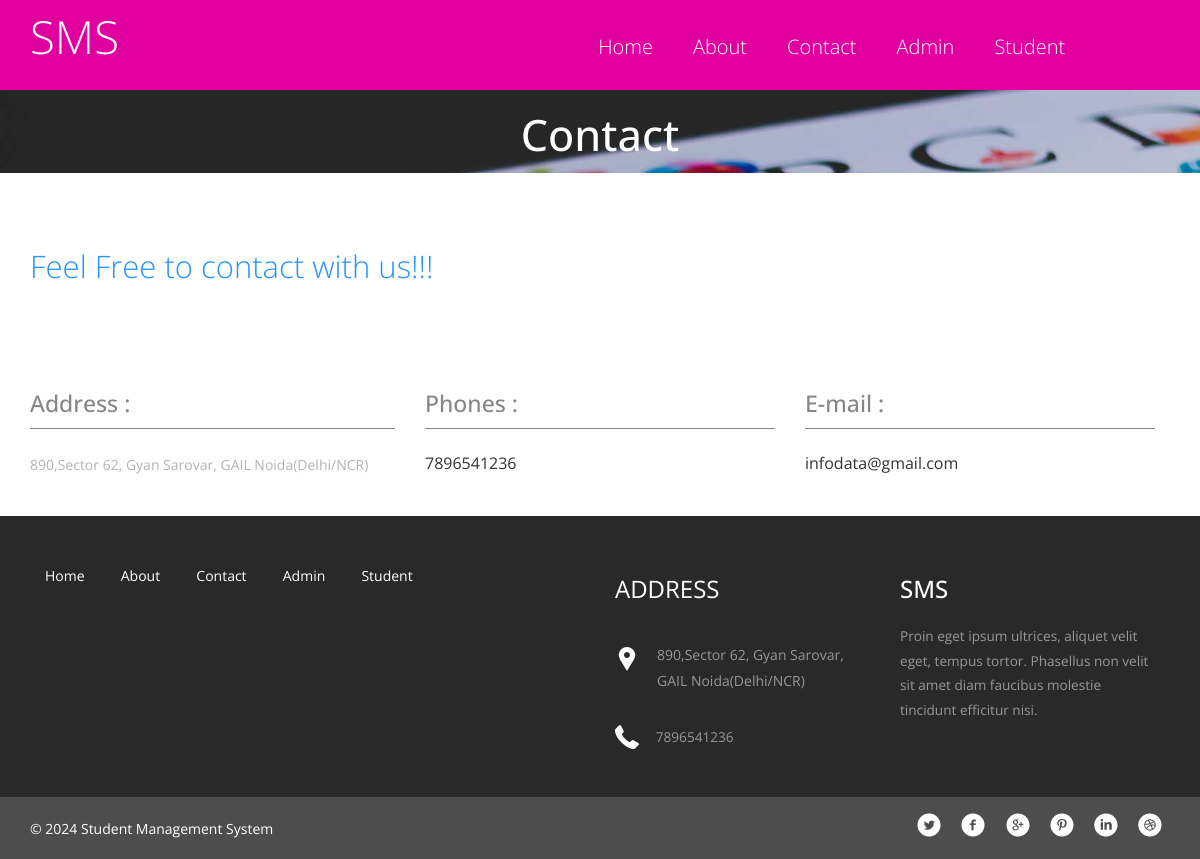
The page /contact.php on the database its author committed.
### tables this page shows
CREATE TABLE `tblpage` (
  `ID` int(10) NOT NULL,
  `PageType` varchar(200) DEFAULT NULL,
  `PageTitle` mediumtext DEFAULT NULL,
  `PageDescription` mediumtext DEFAULT NULL,
  `Email` varchar(200) DEFAULT NULL,
  `MobileNumber` bigint(10) DEFAULT NULL,
  `UpdationDate` date DEFAULT NULL
);

### contact.php (the view, shortened to what this page needs)
<?php
include('includes/dbconnection.php');
?>
<!doctype html>
<html>
<head>
<link href="css/bootstrap.css" rel="stylesheet" type="text/css" media="all">
<link href="css/style.css" rel="stylesheet" type="text/css"/>
</head>
	<body>
		<?php include_once('includes/header.php');?>
<div class="banner banner5">
	<div class="container">
	<h2>Contact</h2>
	</div>
</div>
		<div class="contact">
			<div class="container">
				<div class="contact-info">
					<h3 class="c-text">Feel Free to contact with us!!!</h3>
				</div>
				<div class="contact-grids">
					<?php
$sql="SELECT * from tblpage where PageType='contactus'";
$query = $dbh -> prepare($sql);
$query->execute();
$results=$query->fetchAll(PDO::FETCH_OBJ);
$cnt=1;
if($query->rowCount() > 0)
{
foreach($results as $row)
{               ?>
					<div class="col-md-4 contact-grid-left">
						<h3>Address :</h3>
						<p><?php  echo htmlentities($row->PageDescription);?>
						</p>
					</div>
					<div class="col-md-4 contact-grid-middle">
						<h3>Phones :</h3>
						<p><?php  echo htmlentities($row->MobileNumber);?>
						</p>
					</div>
					<div class="col-md-4 contact-grid-right">
						<h3>E-mail :</h3>
						<p><?php  echo htmlentities($row->Email);?>
						</p>
					</div>
					<div class="clearfix"> </div>
					<?php $cnt=$cnt+1;}} ?>
				</div>
			</div>
		</div>
<?php include_once('includes/footer.php');?>
	</body>
</html>

### includes/footer.php (shortened to what this page needs)
<div class="footer">
    <div class="container">
      <div class="col-md-6 footer-left">
        <ul>
          <li><a href="index.php">Home</a></li>
          <li><a href="about.php">About</a></li>
          <li><a href="contact.php">Contact</a></li>
          <li><a href="admin/login.php">Admin</a></li>
          <li><a href="user/login.php">Student</a></li>
        </ul>
      </div>
      <div class="col-md-3 footer-middle">
        <?php
            $sql="SELECT * from tblpage where PageType='contactus'";
            $query = $dbh -> prepare($sql);
            $query->execute();
            $results=$query->fetchAll(PDO::FETCH_OBJ);
            $cnt=1;
            if($query->rowCount() > 0)
            {
            foreach($results as $row)
            {               ?>
        <h3>Address</h3>
        <div class="address">
          <p><?php  echo htmlentities($row->PageDescription);?>
          </p>
        </div>
        <div class="phone">
          <p><?php  echo htmlentities($row->MobileNumber);?></p>
        </div>
      <?php $cnt=$cnt+1;}} ?></div>
      <div class="col-md-3 footer-right">
        <h3>SMS</h3>
        <p>Proin eget ipsum ultrices, aliquet velit eget, tempus tortor. Phasellus non velit sit amet diam faucibus molestie tincidunt efficitur nisi.</p>
      </div>
      <div class="clearfix"> </div>
    </div>
  </div>
<div class="copyright">
    <div class="container">
      <div class="copyright-left">
      <p>© <?php echo date('Y');?> Student Management System </p>
      </div>
      <div class="copyright-right">
        <ul>
          <li><a href="#" class="twitter"> </a></li>
          <li><a href="#" class="twitter facebook"> </a></li>
          <li><a href="#" class="twitter chrome"> </a></li>
          <li><a href="#" class="twitter pinterest"> </a></li>
          <li><a href="#" class="twitter linkedin"> </a></li>
          <li><a href="#" class="twitter dribbble"> </a></li>
        </ul>
      </div>
      <div class="clearfix"> </div>
    </div>
  </div>

### css/style.css (style rules this page uses)
html, body { font-family: 'Open Sans', sans-serif; font-size: 100%; background: #FFf; }
body a { transition:0.5s all; -webkit-transition:0.5s all; -moz-transition:0.5s all; -o-transition:0.5s all; -ms-transition:0.5s all; }
h1,h2,h3,h4,h5,h6 { margin:0; }
p { margin:0; font-family: 'Open Sans', sans-serif; }
ul { margin:0; padding:0; }
.banner { background:url(../images/banner.jpg); background-size:cover; min-height:650px; padding-top:0em !important; text-align:center; }
.footer { padding:3em 0; background:#292929; }
.footer-left ul { padding:0; margin:0; }
.footer-left ul li { display:inline-block; margin:0 1em; }
.footer-left ul li:nth-child(1) { margin-left:0; }
.footer-left ul li a { color:#FFF; font-size:14px; }
.footer-middle h3 { color: #FFFFFF; font-size: 1.5em; font-weight: 400; margin: 0; text-transform: uppercase; }
.footer-right p { color: #989898; font-size: .85em; margin: .5em 0 0 0; line-height: 1.8em; font-weight: 400; }
.address p { color: #989898; font-size: 14px; line-height: 1.8em; padding-left: 3em; margin: 2em 0 0 0; background: url(../images/location.png) no-repeat 0px 5px; }
.phone { margin-top:2em; }
.phone p { color: #989898; font-size: .85em; line-height: 1.8em; padding-left: 3em; margin: 2em 0 0 0; background: url(../images/phone.png) no-repeat 0px 0px; }
.footer-right h3 { color: #fff; font-size: 1.5em; text-transform: uppercase; margin-bottom: 10px; margin-top: 0; }
.copyright { background: #4D4D4D; padding: 1em 0; }
.copyright-left p { color: #FFF; font-size: 14px; margin: .4em 0 0 0; }
.copyright-left { float:left; }
.copyright-right { float:right; }
.copyright-right ul { padding:0; margin:0; }
.copyright-right ul li { display:inline-block; margin:0 .5em; }
.copyright-right ul li a.twitter { background: url(../images/icons1.png) no-repeat 0px 0px; height: 24px; display: block; width: 24px; }
.copyright-right ul li a.facebook { background: url(../images/icons1.png) no-repeat -33px 0px; }
.copyright-right ul li a.chrome { background: url(../images/icons1.png) no-repeat -66px 0px; }
.copyright-right ul li a.pinterest { background: url(../images/icons1.png) no-repeat -99px 0px; }
.copyright-right ul li a.linkedin { background: url(../images/icons1.png) no-repeat -132px 0px; }
.copyright-right ul li a.dribbble { background: url(../images/icons1.png) no-repeat -164px 0px; }
.banner5 { min-height: 83px; }
.banner5 h2 { color: #fff; padding-top: 21px; margin: 0; font-size: 2.7em }
.grid_5 h1, h2, h3, h4, h5, h6 { padding: 12px 0; }
.contact { padding:2em 0; }
.contact-info h3.c-text { font-size: 31px; margin: 0; font-weight: 100; padding-bottom: .5em; text-align: left; color: #2793FD; }
.contact-grids { margin-top: 5em; }
.contact-grid-left h3 { font-size: 23px; margin: 0 0 1em 0; color: #868686; padding-bottom: .5em; border-bottom: 1px solid #868686; }
.col-md-4.contact-grid-left { padding-left: 0; }
.contact-grid-left p { font-size: 14px; margin: 0.5em 0; color: #B3B3B3; line-height: 1.8em; }
.contact-grid-middle h3 { font-size: 23px; margin: 0 0 1em 0; color: #868686; padding-bottom: .5em; border-bottom: 1px solid #868686; }
.contact-grid-right h3 { font-size: 23px; margin: 0 0 1em 0; color: #868686; padding-bottom: .5em; border-bottom: 1px solid #868686; }
.contact-info { margin-top: 2em; }

### rows shown on the page
tblpage: PageDescription "890,Sector 62, Gyan Sarovar, GAIL Noida(Delhi/NCR)", MobileNumber "7896541236", Email "infodata@gmail.com"
